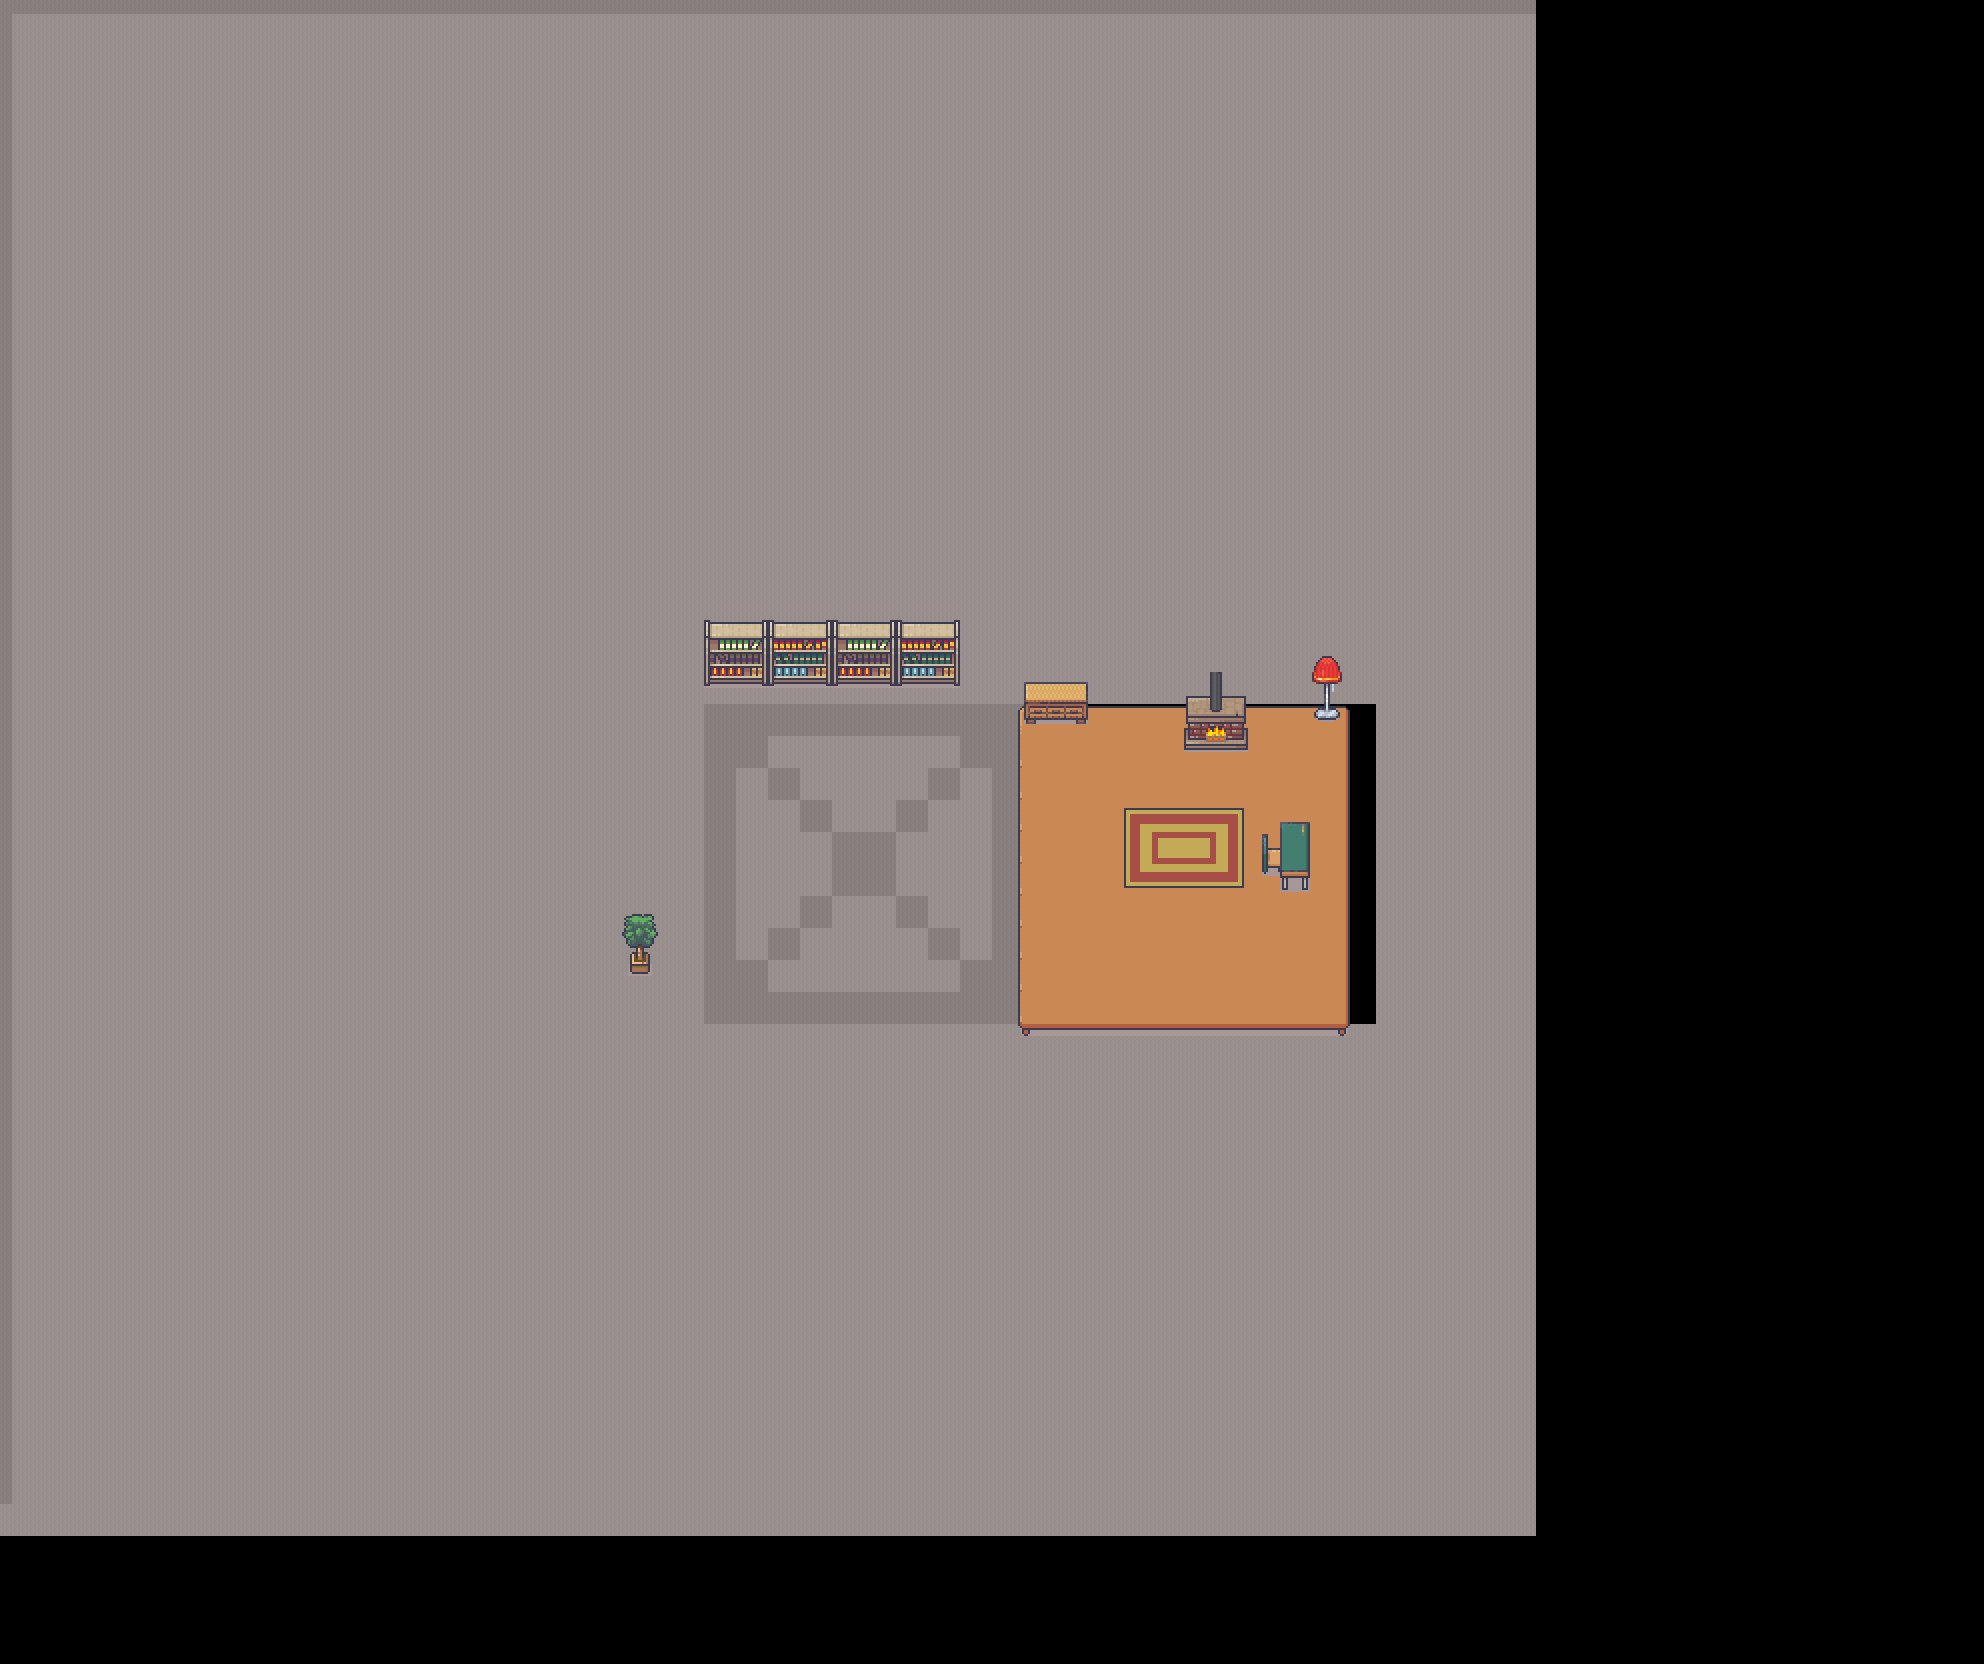

The image is a tile-based game level rendered from a .tmx file. Its description and source (layers, tilesets, objects; grid data summarised) follow:
An orthogonal 62x52 tile map with 32x32 px tiles, 3 tile layers (Livello tile 1, Player, Livello tile 2), 2 tilesets and 7 objects.

<map version="1.10" tiledversion="1.10.2" orientation="orthogonal" renderorder="right-down" width="62" height="52" tilewidth="32" tileheight="32" infinite="0" nextlayerid="5" nextobjectid="22">
 <tileset firstgid="1" source="Interiors_free_32x32.tsx" />
 <tileset firstgid="1425" source="Room_Builder_free_32x32.tsx" />
 <layer id="1" name="Livello tile 1" width="62" height="52">
  <data>[3224 cells, 2294 non-empty, 7 distinct tile ids]</data>
 </layer>
 <objectgroup color="#ff0000" id="2" name="Collisione">
  <object id="10" x="779.667" y="542.833" width="86" height="17">
   <text wrap="1">Ciao Mondo</text>
  </object>
  <object id="16" x="1026" y="705" width="62" height="19" />
  <object id="17" x="1183.33" y="713" width="65.3333" height="39.6667" />
  <object id="18" x="1310.67" y="702" width="32" height="20" />
  <object id="19" x="1260.67" y="836.333" width="52" height="55.6667" />
  <object id="20" x="704" y="655.333" width="256.667" height="31.3333" />
  <object id="21" x="622" y="950.333" width="36" height="23.6667" />
 </objectgroup>
 <layer id="4" name="Player" width="62" height="52">
  <data>[3224 cells, 0 non-empty, 0 distinct tile ids]</data>
 </layer>
 <layer id="3" name="Livello tile 2" width="62" height="52">
  <data>[3224 cells, 115 non-empty, 60 distinct tile ids]</data>
 </layer>
</map>
